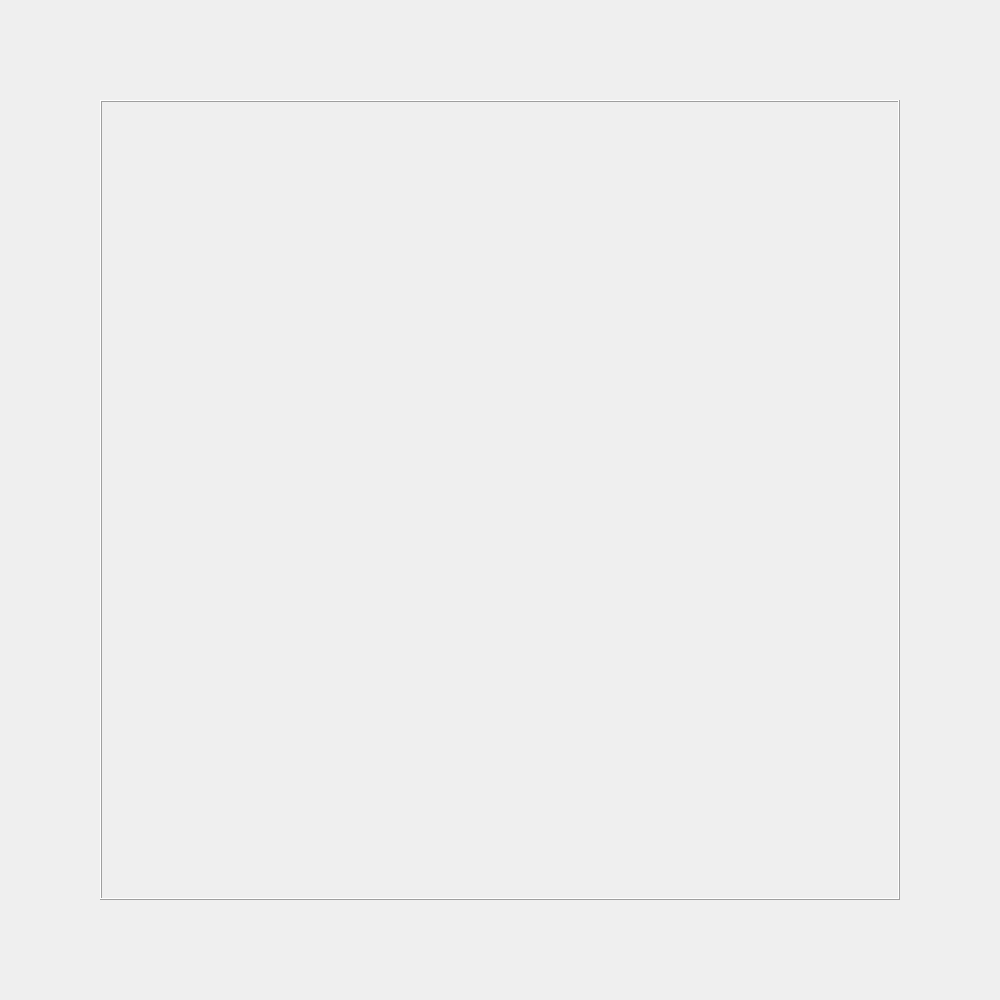
<?xml version="1.0" encoding="UTF-8"?>
<ui version="4.0">
 <class>Dot_Game</class>
 <widget class="QMainWindow" name="Dot_Game">
  <property name="geometry">
   <rect>
    <x>0</x>
    <y>0</y>
    <width>1000</width>
    <height>1000</height>
   </rect>
  </property>
  <property name="sizePolicy">
   <sizepolicy hsizetype="Fixed" vsizetype="Fixed">
    <horstretch>0</horstretch>
    <verstretch>0</verstretch>
   </sizepolicy>
  </property>
  <property name="minimumSize">
   <size>
    <width>1000</width>
    <height>1000</height>
   </size>
  </property>
  <property name="maximumSize">
   <size>
    <width>1000</width>
    <height>1000</height>
   </size>
  </property>
  <property name="windowTitle">
   <string>Dot_Game</string>
  </property>
  <widget class="QWidget" name="centralWidget">
   <property name="sizePolicy">
    <sizepolicy hsizetype="Fixed" vsizetype="Fixed">
     <horstretch>0</horstretch>
     <verstretch>0</verstretch>
    </sizepolicy>
   </property>
   <property name="minimumSize">
    <size>
     <width>1000</width>
     <height>1000</height>
    </size>
   </property>
   <property name="maximumSize">
    <size>
     <width>1000</width>
     <height>1000</height>
    </size>
   </property>
   <widget class="QFrame" name="frame">
    <property name="geometry">
     <rect>
      <x>100</x>
      <y>100</y>
      <width>800</width>
      <height>800</height>
     </rect>
    </property>
    <property name="frameShape">
     <enum>QFrame::Box</enum>
    </property>
    <property name="frameShadow">
     <enum>QFrame::Raised</enum>
    </property>
    <property name="lineWidth">
     <number>1</number>
    </property>
   </widget>
  </widget>
 </widget>
 <layoutdefault spacing="6" margin="11"/>
 <resources/>
 <connections/>
</ui>
